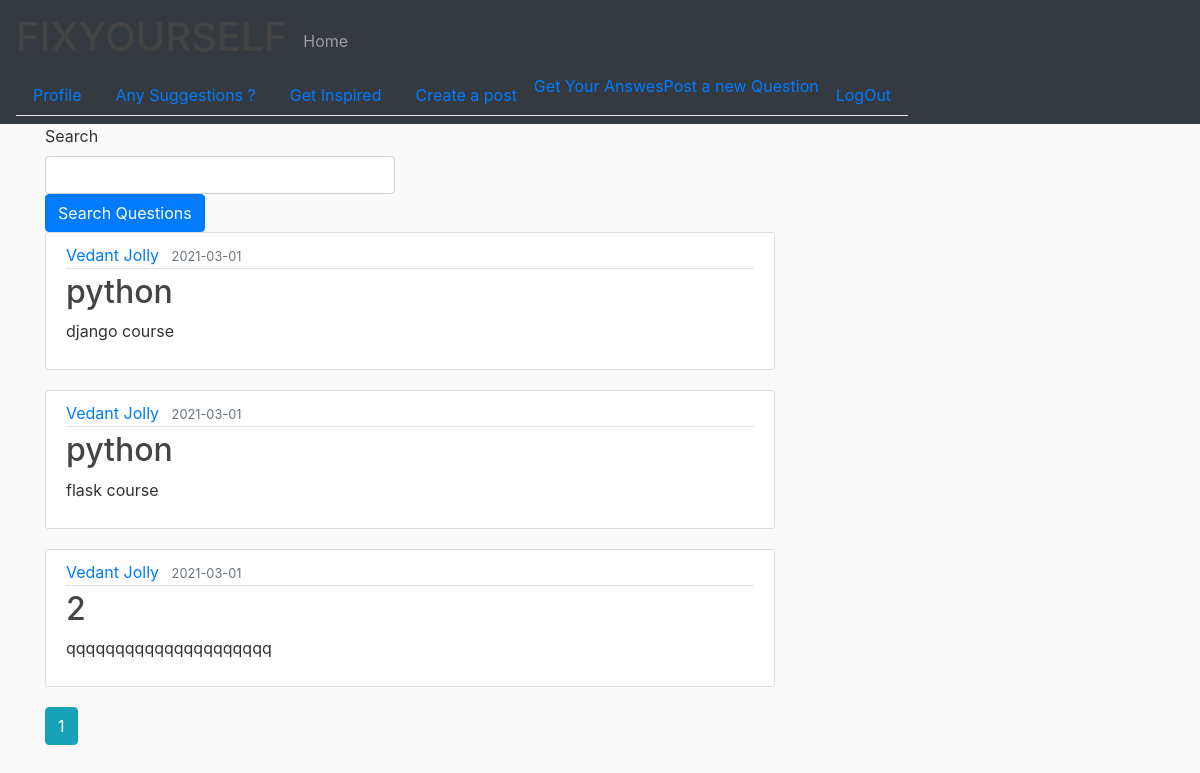
/questions (signed in), run on the app's committed database.
### website/models.py (models this page shows, shortened)
class Question(db.Model):
    __searchable__ = ['title', 'content']
    id = db.Column(db.Integer, primary_key=True)
    title = db.Column(db.String(256), nullable=False)
    date_posted = db.Column(db.DateTime, nullable=False, default=datetime.utcnow)
    content = db.Column(db.Text, nullable=False)
    user_id = db.Column(db.Integer, db.ForeignKey('user.id'), nullable=False)
    answers = db.relationship('Answer', backref='answer', lazy=True)

class User(db.Model, UserMixin):
    id = db.Column(db.Integer, primary_key=True)
    name = db.Column(db.String(20), nullable=False)
    email = db.Column(db.String(120), unique=True, nullable=False)
    image_file = db.Column(db.String(20), nullable=False, default='default.jpg')
    password = db.Column(db.String(60), nullable=False)
    posts = db.relationship('Post', backref='author', lazy=True)
    feedbacks = db.relationship('Feedback', backref='customer', lazy=True)
    questions = db.relationship('Question', backref='author', lazy=True)

### website/routes.py (the view)
@app.route("/questions")
@login_required
def all_questions():
    page = request.args.get('page', 1, type=int)
    questions = Question.query.order_by(Question.date_posted.desc()).paginate(page=page, per_page=5)
    return render_template('allQuestions.html', posts=questions)

### website/models.py (called while the page is built)
@login_manager.user_loader
def load_user(user_id):
    return User.query.get(int(user_id))

### website/templates/allQuestions.html
{% extends 'layout.html' %}
{% block content %}
<form class="row g-3" method="GET" action="search">
<div class="col-md-6">
<label for="inputEmail4" class="form-label">Search</label>
<input type="text" class="form-control" id="inputEmail4" name="inputEmail4">
</div>
<div class="col-12">
<button type="submit" class="btn btn-primary">Search Questions</button>
</div>
</form>
  {% for post in posts.items %}
      <article class="media content-section">
        <div class="media-body">
          <div class="article-metadata">
            <a class="mr-2" href="{{ url_for('user_questions',username=post.author.name) }}">{{ post.author.name }}</a>
            <small class="text-muted">{{ post.date_posted.strftime("%Y-%m-%d") }}</small>
          </div>
          <h2><a class="article-title" href="{{ url_for('question',question_id = post.id) }}">{{ post.title }}</a></h2>
          <p class="article-content">{{ post.content }}</p>
        </div>
      </article>
  {% endfor %}
  {% for page_num in posts.iter_pages(left_edge=1,right_edge=1,left_current=1,right_current=2) %}
    {% if page_num %}
      {% if posts.page == page_num %}
        <a class="btn btn-info mb-4" href="{{url_for('all_questions',page=page_num)}}">{{page_num}}</a>
      {% else %}
        <a class="btn btn-outline-info mb-4" href="{{url_for('all_questions',page=page_num)}}">{{page_num}}</a>
      {% endif %}
    {% else %}
      ...
    {% endif %}
  {% endfor %}
{% endblock content %}

### website/static/main.css (style rules this page uses)
body { background: #fafafa; color: #333333; }
h1, h2, h3, h4, h5, h6 { color: #444444; }
.content-section { background: #ffffff; padding: 10px 20px; border: 1px solid #dddddd; border-radius: 3px; margin-bottom: 20px; }
.article-title { color: #444444; }
.article-content { white-space: pre-line; }
.article-metadata { padding-bottom: 1px; margin-bottom: 4px; border-bottom: 1px solid #e3e3e3 }

### data on the page
Question: author.name "Vedant Jolly", date_posted "2021-03-01", title "python", content "django course"
Question: author.name "Vedant Jolly", date_posted "2021-03-01", title "python", content "flask course"
Question: author.name "Vedant Jolly", date_posted "2021-03-01", title "2", content "qqqqqqqqqqqqqqqqqqqqq"

### other printed values
{{ page_num }} "1"
